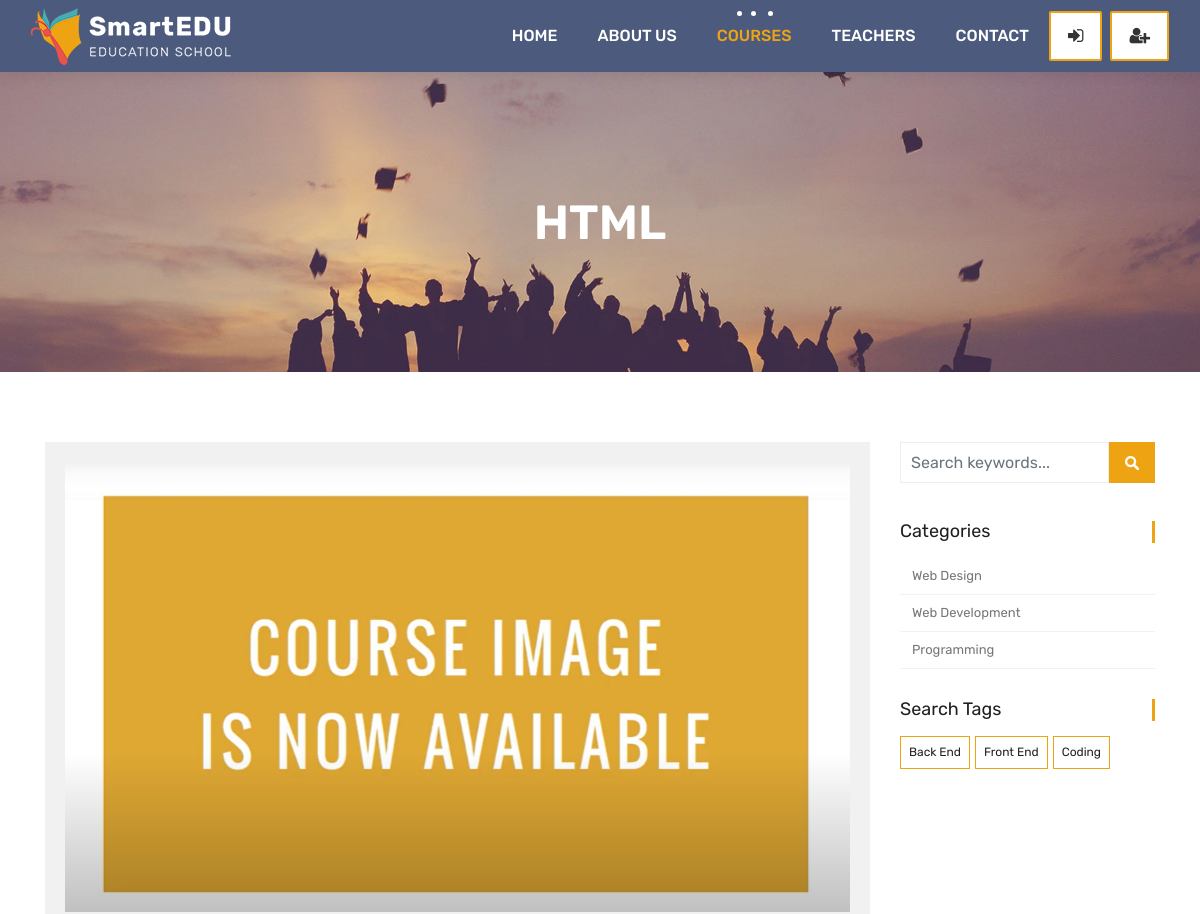
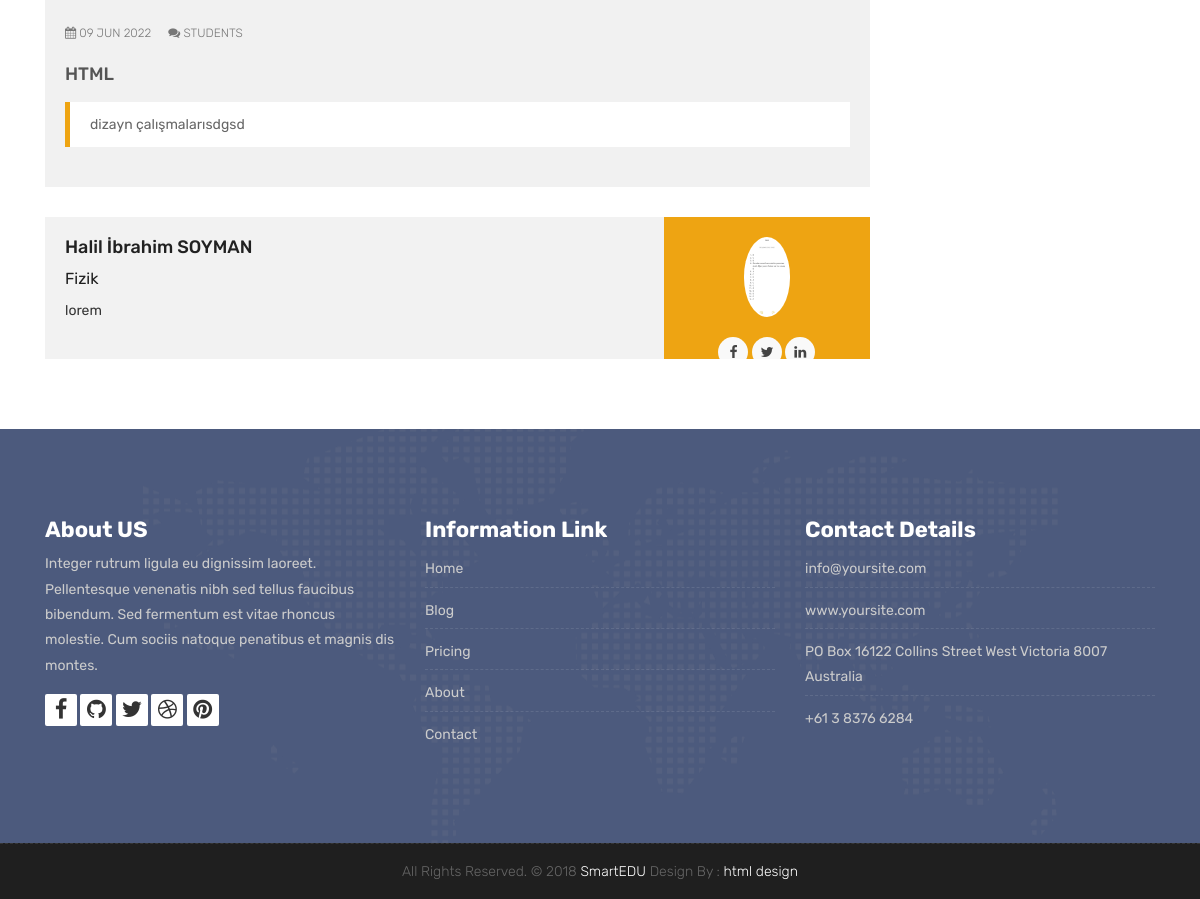
The page /courses/web-design/5 on the database its author committed (2 pictures, top to bottom).
### courses/models.py (models this page shows, shortened)
class Course(models.Model):
    teacher = models.ForeignKey(Teacher, null=True, on_delete=models.CASCADE)
    name = models.CharField(max_length=100, unique=True, verbose_name= "Kurs Adı", help_text= "Kurs adını yazınız")
    category = models.ForeignKey(Category, null=True, on_delete=models.DO_NOTHING)
    tags = models.ManyToManyField(Tag, null=True, blank=True)
    students = models.ManyToManyField(User, blank=True, related_name='courses_joined')
    description = models.TextField(blank=True, null=True)
    image = models.ImageField(upload_to= "media/%Y %m %d/", default="media/courseisnot.png")
    date = models.DateTimeField(auto_now=True)
    available = models.BooleanField(default=True)

class Category(models.Model):
    name = models.CharField(max_length=50, null=True)
    slug = models.SlugField(max_length=50, unique=True, null=True)

class Tag(models.Model):
    name = models.CharField(max_length=50, null=True)
    slug = models.SlugField(max_length=50, unique=True, null=True)

### teachers/models.py (models this page shows, shortened)
class Teacher(models.Model):
    name = models.CharField(max_length=50)
    title = models.CharField(max_length=50)
    description = models.TextField(blank=True)
    image = models.ImageField(upload_to= "media/%Y %m %d/")
    facebook = models.URLField(max_length=100, blank=True)
    twitter = models.URLField(max_length=100, blank=True)
    linkedin = models.URLField(max_length=100, blank=True)
    youtube = models.URLField(max_length=100, blank=True)

### courses/views.py (the view)
# urls.py: path('<slug:category_slug>/<int:course_id>', course_detail, name = "course_detail"),
def course_detail(request, category_slug, course_id):
    current_user = request.user
    course = Course.objects.get(category__slug=category_slug, id = course_id)
    courses = Course.objects.all().order_by('-date')
    categories = categories = Category.objects.all()
    tags = Tag.objects.all()
    if current_user.is_authenticated:
        enrolled_courses = current_user.courses_joined.all()
    else:
        enrolled_courses = courses
    context = {
        'course': course,
        'enrolled_courses': enrolled_courses,
        'categories': categories,
        'tags': tags
    }
    return render(request, 'course.html', context)

### templates/course.html (shortened to what this page needs)
{% extends 'partials/_base.html' %}
{% load static %}
{% block content %}
<div class="all-title-box">
	<div class="container text-center">
		<h1>{{course.name}}</span></h1>
	</div>
</div>
<div id="overviews" class="section wb">
	<div class="container">
		<div class="row">
			<div class="col-lg-9 blog-post-single">
				<div class="blog-item">
					<div class="image-blog">
						<img src="{{course.image.url}}" alt="" class="img-fluid">
					</div>
					<div class="post-content">
						<div class="meta-info-blog">
							<span><i class="fa fa-calendar"></i> {{course.date|date:"d M Y"}}</span>
							<span><i class="fa fa-comments"></i> Students</span>
						</div>
						<div class="blog-title">
							<h2><a href="{% url 'teacher_detail' course.teacher.pk %}" title="">{{course.name}}</a></h2>
						</div>
						<div class="blog-desc">
							<blockquote class="default">
								{{course.description}}
							</blockquote>
						</div>
					</div>
				</div>
				<div class="blog-author">
					<div class="author-bio">
						<h3 class="author_name"><a
								href="{% url 'teacher_detail' course.teacher.pk %}">{{course.teacher.name}}</a></h3>
						<h5>{{course.teacher.title}}</h5>
						<p class="author_det">
							{{course.teacher.description}}
						</p>
					</div>
					<div class="author-desc">
						<img src="{{course.teacher.image.url}}" alt="about author">
						<ul class="author-social">
							<li><a href="{{course.teacher.facebook}}"><i class="fa fa-facebook"></i></a></li>
							<li><a href="{{course.teacher.twitter}}"><i class="fa fa-twitter"></i></a></li>
							<li><a href="{{course.teacher.linkedin}}"><i class="fa fa-linkedin"></i></a></li>
						</ul>
					</div>
				</div>
			</div>
			<div class="col-lg-3 col-12 right-single">
				<div class="widget-search">
					<div class="site-search-area">
						<form method="get" id="site-searchform" action="#">
							<div>
								<input class="input-text form-control" name="search-k" id="search-k"
									placeholder="Search keywords..." type="text">
								<input id="searchsubmit" value="Search" type="submit">
							</div>
						</form>
					</div>
				</div>
				<div class="widget-categories">
					<h3 class="widget-title">Categories</h3>
					<ul>
						{% for category in categories %}
						<li><a href="{% url 'courses_by_category' category.slug %}">{{category.name}}</a></li>
						{% endfor %}
					</ul>
				</div>
				<div class="widget-tags">
					<h3 class="widget-title">Search Tags</h3>
					<ul class="tags">
						{% for tag in tags %}
						<li><a href="{% url 'courses_by_tag' tag.slug %}">{% if tag.slug in request.path %}
								<b>{{tag.name}}</b>{% else %}{{tag.name}}{% endif %}</a></li>
						{% endfor %}
					</ul>
				</div>
			</div>
		</div>
	</div>
</div>
{% endblock %}

### rows shown on the page
Course: name "HTML", image (picture), date "09 JUN 2022", description "dizayn çalışmalarısdgsd", teacher.name "Halil İbrahim SOYMAN", teacher "Fizik", teacher.description "lorem", teacher.image (picture)
Category: name "Web Design"
Category: name "Web Development"
Category: name "Programming"
Tag: name "Back End"
Tag: name "Front End"
Tag: name "Coding"
